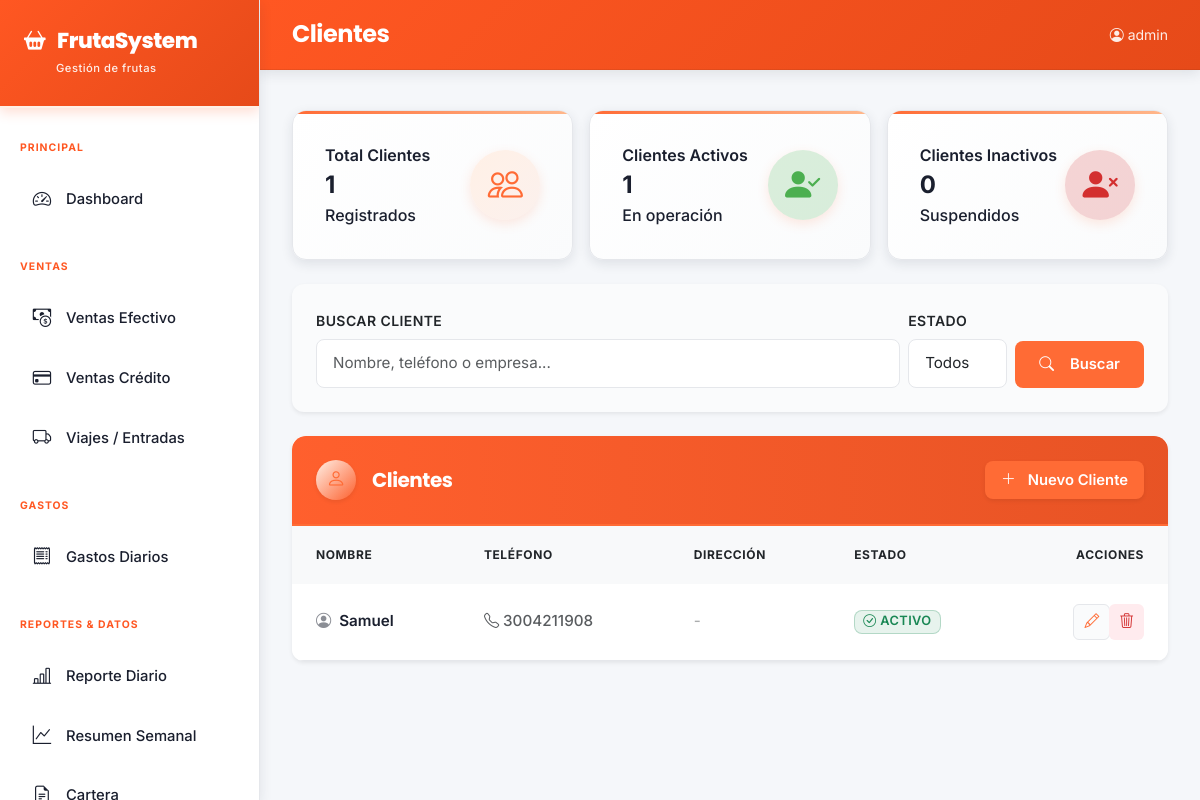
The app's page /clientes/ (signed in) with its own data.
### core/models.py (models this page shows, shortened)
class Cliente(models.Model):
    nombre = models.CharField(max_length=200, verbose_name='Nombre')
    telefono = models.CharField(max_length=20, blank=True, verbose_name='Teléfono')
    direccion = models.TextField(blank=True, verbose_name='Dirección')
    activo = models.BooleanField(default=True, verbose_name='Activo')
    class Meta:
        verbose_name = 'Cliente'; verbose_name_plural = 'Clientes'; ordering = ['nombre']

### core/views.py (the view)
# urls.py: path('clientes/', views.cliente_list, name='cliente_list'),
@login_required
def cliente_list(request):
    q = request.GET.get('q', '')
    clientes = Cliente.objects.filter(nombre__icontains=q) if q else Cliente.objects.all()
    num_clientes = clientes.count()
    num_activos = clientes.filter(activo=True).count()
    num_inactivos = clientes.filter(activo=False).count()
    return render(request, 'core/cliente_list.html', {
        'clientes': clientes, 'q': q,
        'num_clientes': num_clientes, 'num_activos': num_activos, 'num_inactivos': num_inactivos
    })

### core/templates/core/cliente_list.html (shortened to what this page needs)
{% extends 'core/base.html' %}
{% block page_title %}Clientes{% endblock %}
{% block content %}
<div class="row row-cols-1 row-cols-md-3 g-3 mb-4">
  <div class="col">
    <div class="stat-card-white h-100">
      <div>
        <div class="small fw-semibold">Total Clientes</div>
        <div class="fs-4 fw-bold">{{ num_clientes }}</div>
        <div class="small">Registrados</div>
      </div>
      <div class="stat-icon-wrapper">
        <i class="bi bi-people"></i>
      </div>
    </div>
  </div>
  <div class="col">
    <div class="stat-card-white h-100">
      <div>
        <div class="small fw-semibold">Clientes Activos</div>
        <div class="fs-4 fw-bold">{{ num_activos|default:0 }}</div>
        <div class="small">En operación</div>
      </div>
      <div class="stat-icon-wrapper" style="background: rgba(76, 175, 80, 0.2); color: #4CAF50;">
        <i class="bi bi-person-check-fill"></i>
      </div>
    </div>
  </div>
  <div class="col">
    <div class="stat-card-white h-100">
      <div>
        <div class="small fw-semibold">Clientes Inactivos</div>
        <div class="fs-4 fw-bold">{{ num_inactivos }}</div>
        <div class="small">Suspendidos</div>
      </div>
      <div class="stat-icon-wrapper" style="background: rgba(211, 47, 47, 0.2); color: #d32f2f;">
        <i class="bi bi-person-x-fill"></i>
      </div>
    </div>
  </div>
</div>
<div class="card border-0 shadow-sm mb-4" style="border-radius: 12px; background: var(--bg-light);">
  <div class="card-body p-4">
    <form class="d-flex gap-2 align-items-end">
      <div style="flex: 1;">
        <label class="form-label fw-semibold small" style="color: var(--text-secondary);">Buscar Cliente</label>
        <input type="text" name="q" value="{{ q }}" class="form-control" placeholder="Nombre, teléfono o empresa..." style="border-radius: 8px; border: 1px solid var(--border-light); padding: 0.75rem 1rem;">
      </div>
      <div>
        <label class="form-label fw-semibold small" style="color: var(--text-secondary);">Estado</label>
        <select class="form-select" style="border-radius: 8px; border: 1px solid var(--border-light); padding: 0.75rem 1rem;">
          <option value="">Todos</option>
        </select>
      </div>
      <button class="btn w-auto" style="background: var(--orange-primary); color: white; border-radius: 8px; border: none; padding: 0.75rem 1.5rem; font-weight: 600;">
        <i class="bi bi-search me-2"></i>Buscar
      </button>
    </form>
  </div>
</div>
<div class="card border-0 shadow-sm" style="border-radius: 12px; overflow: hidden;">
  <div class="card-header border-bottom-0 bg-white py-4 d-flex justify-content-between align-items-center">
    <div class="d-flex align-items-center">
      <div class="stat-icon-wrapper d-inline-flex me-3 shadow-sm" style="width: 40px; height: 40px; font-size: 1.2rem;">
        <i class="bi bi-person"></i>
      </div>
      <h5 class="mb-0 fw-bold" style="color: white;">Clientes</h5>
    </div>
    <a href="{% url 'cliente_create' %}" class="btn px-3 py-2 fw-semibold shadow-sm" style="background: var(--orange-primary); color: white; border: none; border-radius: 8px;">
      <i class="bi bi-plus-lg me-1"></i> Nuevo Cliente
    </a>
  </div>
  <div class="card-body p-0">
    <div class="table-responsive">
      <table class="table table-hover align-middle mb-0">
        <thead class="bg-light">
          <tr>
            <th class="ps-4 fw-bold small" style="color: var(--text-secondary);">NOMBRE</th>
            <th class="fw-bold small" style="color: var(--text-secondary);">TELÉFONO</th>
            <th class="fw-bold small" style="color: var(--text-secondary);">DIRECCIÓN</th>
            <th class="fw-bold small" style="color: var(--text-secondary);">ESTADO</th>
            <th class="text-end pe-4 fw-bold small" style="color: var(--text-secondary);">ACCIONES</th>
          </tr>
        </thead>
        <tbody class="border-top-0">
        {% for c in clientes %}
        <tr>
          <td class="ps-4 fw-semibold" style="color: var(--text-main);">
            <i class="bi bi-person-circle me-2" style="opacity: 0.5;"></i>{{ c.nombre }}
          </td>
          <td class="text-muted small">
            {% if c.telefono %}<i class="bi bi-telephone me-1"></i>{{ c.telefono }}{% else %}<span style="opacity: 0.5;">-</span>{% endif %}
          </td>
          <td class="text-muted small">
            {% if c.direccion %}<i class="bi bi-geo-alt me-1"></i>{{ c.direccion|truncatechars:30 }}{% else %}<span style="opacity: 0.5;">-</span>{% endif %}
          </td>
          <td>
            {% if c.activo %}
              <span class="badge bg-success bg-opacity-10 text-success border border-success border-opacity-25 px-2 py-1">
                <i class="bi bi-check-circle me-1"></i>Activo
              </span>
            {% else %}
              <span class="badge bg-secondary bg-opacity-10 text-secondary border border-secondary border-opacity-25 px-2 py-1">
                <i class="bi bi-x-circle me-1"></i>Inactivo
              </span>
            {% endif %}
          </td>
          <td class="text-end pe-4">
            <div class="btn-group btn-group-sm" role="group">
              <a href="{% url 'cliente_edit' c.pk %}" class="btn btn-sm" style="background-color: var(--bg-light); color: var(--orange-primary); border-radius: 6px; padding: 6px 10px; border: 1px solid var(--border-light);" title="Editar">
                <i class="bi bi-pencil"></i>
              </a>
              <a href="{% url 'cliente_delete' c.pk %}" class="btn btn-sm" style="background-color: #ffebee; color: #d32f2f; border-radius: 6px; padding: 6px 10px; border: none;" title="Eliminar">
                <i class="bi bi-trash3"></i>
              </a>
            </div>
          </td>
        </tr>
        {% endfor %}
        </tbody>
      </table>
    </div>
  </div>
</div>
{% endblock %}

### core/templates/core/base.html (shortened to what this page needs)
<!DOCTYPE html>
<html lang="es">
<head>
<link href="https://cdn.jsdelivr.net/npm/bootstrap@5.3.0/dist/css/bootstrap.min.css" rel="stylesheet">
<link href="https://cdn.jsdelivr.net/npm/bootstrap-icons@1.11.0/font/bootstrap-icons.css" rel="stylesheet">
</head>
<body>
<div class="sidebar" id="sidebar">
  <div class="sidebar-brand">
    <h5><i class="bi bi-basket2-fill"></i>FrutaSystem</h5>
    <small>Gestión de frutas</small>
  </div>
  <nav class="mt-2">
    <div class="nav-section">Principal</div>
    <a href="{% url 'dashboard' %}" class="nav-link {% if request.resolver_match.url_name == 'dashboard' %}active{% endif %}">
      <i class="bi bi-speedometer2"></i> Dashboard
    </a>
    <div class="nav-section">Ventas</div>
    <a href="{% url 'venta_efectivo_list' %}" class="nav-link {% if 'efectivo' in request.path %}active{% endif %}">
      <i class="bi bi-cash-coin"></i> Ventas Efectivo
    </a>
    <a href="{% url 'venta_credito_list' %}" class="nav-link {% if 'credito' in request.path %}active{% endif %}">
      <i class="bi bi-credit-card"></i> Ventas Crédito
    </a>
    <a href="{% url 'viaje_list' %}" class="nav-link {% if 'viajes' in request.path %}active{% endif %}">
      <i class="bi bi-truck"></i> Viajes / Entradas
    </a>
    <div class="nav-section">Gastos</div>
    <a href="{% url 'gasto_list' %}" class="nav-link {% if 'gastos' in request.path and 'categorias' not in request.path %}active{% endif %}">
      <i class="bi bi-receipt"></i> Gastos Diarios
    </a>
    <div class="nav-section">Reportes & Datos</div>
    <a href="{% url 'reporte_diario' %}" class="nav-link {% if 'diario' in request.path %}active{% endif %}">
      <i class="bi bi-bar-chart-line"></i> Reporte Diario
    </a>
    <a href="{% url 'inventario_weekly_summary' %}" class="nav-link {% if 'semanal' in request.path %}active{% endif %}">
      <i class="bi bi-graph-up"></i> Resumen Semanal
    </a>
    <a href="{% url 'reporte_cartera' %}" class="nav-link {% if 'cartera' in request.path %}active{% endif %}">
      <i class="bi bi-file-earmark-text"></i> Cartera
    </a>
  </nav>
</div>
<div class="main-content">
  <div class="topbar">
    <div class="flex-grow-1">
      <h6 class="page-title-text d-none d-lg-flex">{% block page_title %}{% endblock %}</h6>
    </div>
    <div class="d-flex align-items-center gap-3">
      <small style="color: rgba(255,255,255,0.9);"><i class="bi bi-person-circle me-1"></i>{{ request.user.username }}</small>
    </div>
  </div>
  <div class="content-area">
    {% block content %}{% endblock %}
  </div>
</div>
</body>
</html>

### records on screen
Cliente: nombre "Samuel", telefono "3004211908", activo True (drawn)

### other values on screen
{{ request.user.username }} "admin"
{{ num_clientes }} "1"
{{ num_activos|default:0 }} "1"
{{ num_inactivos }} "0"
